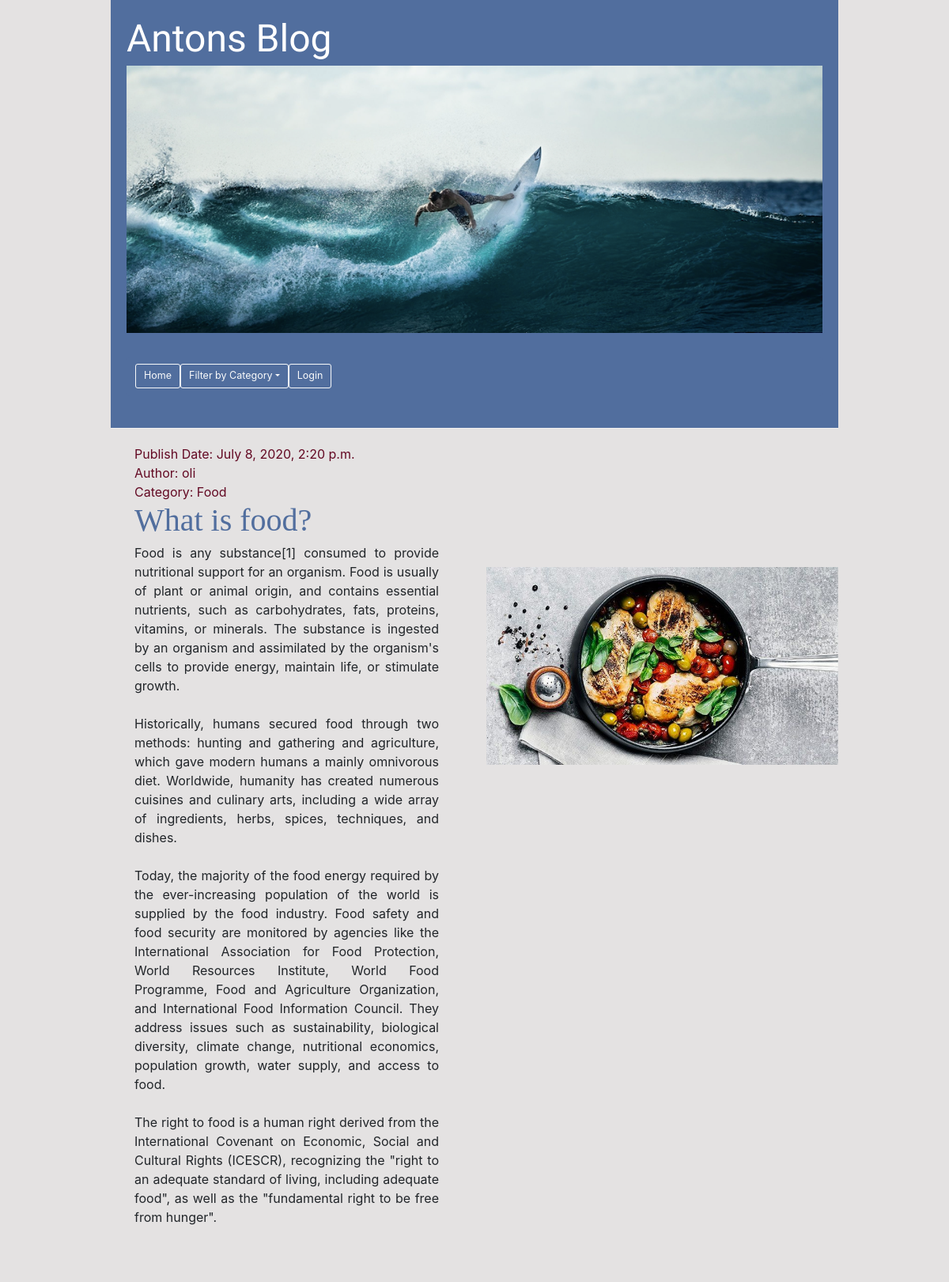
The page /post/8/ on the database as committed earlier.
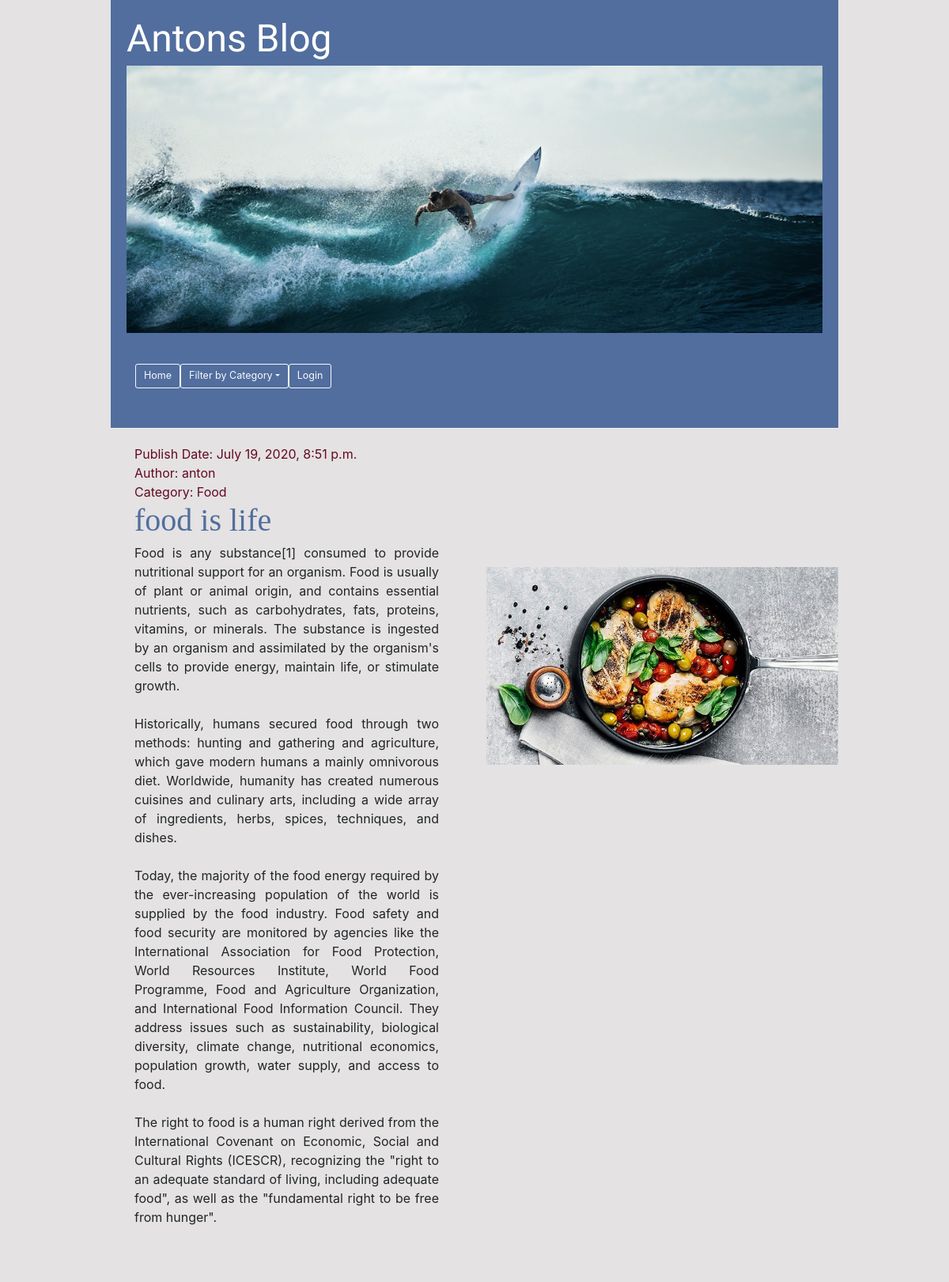
The same page on the database as committed later.
### blog/models.py (models this page shows, shortened)
class Post(models.Model):
    author = models.ForeignKey(settings.AUTH_USER_MODEL, on_delete=models.CASCADE)
    title = models.CharField(max_length=200)
    text = models.TextField()
    created_date = models.DateTimeField(default=timezone.now)
    published_date = models.DateTimeField(blank=True, null=True)
    image = models.ImageField(null=True, upload_to='images/')
    CATEGORY1 = 'Food'
    CATEGORY2 = 'Body'
    CATEGORY3 = 'Lifestyle'
    CATEGORY4 = 'Sport'
    CATEGORY5 = 'Other'
    CATEGORY_CHOICES = [
        (CATEGORY1, 'Food'),
        (CATEGORY2, 'Body'),
        (CATEGORY3, 'Lifestyle'),
        (CATEGORY4, 'Sport'),
        (CATEGORY5, 'Other')
    ]
    category = models.CharField(
        blank=True,
        max_length=20,
        choices=CATEGORY_CHOICES,
    )

### blog/views.py (the view)
# urls.py: path('post/<int:pk>/', views.post_detail, name='post_detail'),
def post_detail(request, pk):
    post = get_object_or_404(Post, pk=pk)
    return render(request, 'blog/post_detail.html', {'post': post})

### blog/templates/blog/post_detail.html (shortened to what this page needs)
{% extends 'blog/base.html' %}
{% block content %}
<div class="row">
    <div class="col-lg-6">
    <div class="post">
        {% if post.published_date %}
        <div class="date">
            <a>Publish Date:  </a>{{ post.published_date }}
        </div>
        {% endif %}
        {% if post.author %}
        <div class="author">
            <a>Author:  </a>{{ post.author }}
        </div>
        {% endif %}
        <div class="category">
            <a>Category:  </a>{{ post.category }}
        </div>
        <h2><a>{{ post.title }}</a></h2>
        <p>{{ post.text|linebreaksbr }}</p>
    </div>
</div>
    <div class="col-lg-6" style="margin:155px 0px">
        {% if post.image %}
        <img class="img-responsive" src="{{ post.image.url}}" alt="{{ post.title }}" class="post-image">
        {% endif %}
    </div>
    </div>
{% endblock %}

Rows that differ between the two databases and show on the page:
changed Post "Food": published_date "July 8, 2020, 2:20 p.m." → "July 19, 2020, 8:51 p.m."; author "oli" → "anton"; title "What is food?" → "food is life"
